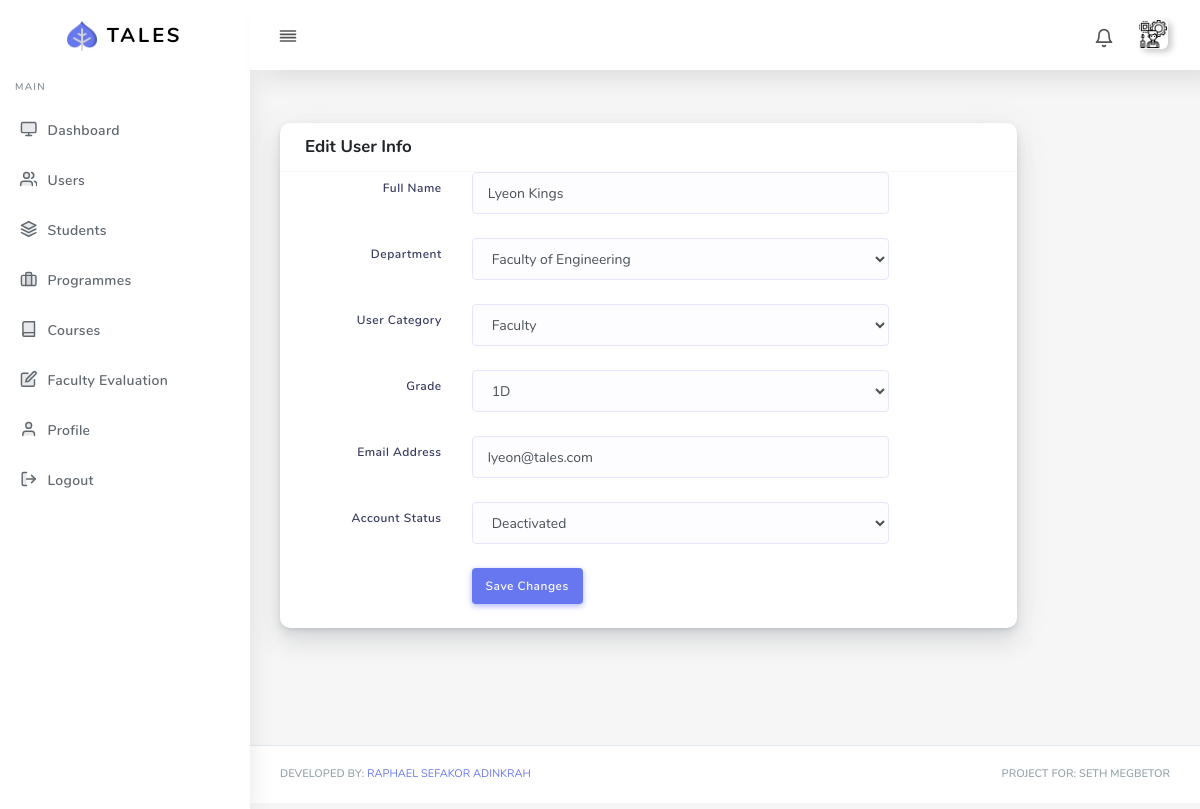
The app's page /admin/update_user.php?id=5 (signed in) with its own data.
### tables this page shows
CREATE TABLE `users` (
  `id` int(11) NOT NULL,
  `full_name` varchar(191) NOT NULL,
  `department_id` int(11) NOT NULL,
  `category_id` int(11) NOT NULL,
  `grade_id` int(11) NOT NULL,
  `email` varchar(191) NOT NULL,
  `account_status` int(11) NOT NULL,
  `password` varchar(191) NOT NULL,
  `created_at` timestamp NOT NULL DEFAULT current_timestamp(),
  `updated_at` timestamp NULL DEFAULT NULL
);

CREATE TABLE `departments` (
  `id` int(11) NOT NULL,
  `name` varchar(50) NOT NULL
);

CREATE TABLE `user_categories` (
  `id` int(11) NOT NULL,
  `name` varchar(50) NOT NULL
);

CREATE TABLE `grades` (
  `id` int(11) NOT NULL,
  `name` varchar(50) NOT NULL
);

CREATE TABLE `account_status` (
  `id` int(11) NOT NULL,
  `name` varchar(50) NOT NULL
);

### Classes/Fetch.php (called while the page is built, shortened)
<?php
class Fetch
{
    protected $connection;
    function __construct(PDO $connection) {
        $this->connection =  $connection;
    }
    public function getSigleJoinItem($action, $table, $join, $field, $field_value) {
        $query = $this->connection->prepare("{$action} FROM {$table} {$join} WHERE {$field} = ? LIMIT 1");
        $query->bindParam(1, $field_value, PDO::PARAM_INT);
        if($query->execute()) {
            $result = $query->fetch(PDO::FETCH_OBJ);
            return $result;
        } else {
            $this->error = implode(', ', $this->connection->errorInfo());
            return $this;
        }
    }
}

### admin/update_user.php (the view, shortened to what this page needs)
<?php
require_once dirname(__DIR__).'/Core/init.php';
$fetch_data = new Fetch($connection);
$selected_user = $fetch_data->getSigleJoinItem('SELECT users.id, users.full_name, users.email, users.created_at, users.account_status, users.department_id, users.category_id, departments.name AS department, user_categories.name AS category, account_status.name AS status, users.grade_id, grades.name AS grade', 'users', 'JOIN departments ON departments.id = users.department_id JOIN user_categories ON user_categories.id = users.category_id JOIN account_status ON account_status.id = users.account_status JOIN grades ON grades.id = users.grade_id', 'users.id', $_GET['id']);
?>
<!DOCTYPE html>
<html lang="en">
<head>
  <?php include 'includes/links.php'; ?>
</head>
<body>
  <div id="app">
    <div class="main-wrapper main-wrapper-1">
      <?php include 'includes/top-bar.php'; ?>
      <?php include 'includes/side-bar.php'; ?>
      <div class="main-content">
        <section class="section">
          <div class="row">
              <div class="col-10">
              <div class="card">
                <div class="card-header">
                  <h4>Edit User Info</h4>
                </div>
                <div class="card-body p-0">
                  <form data-toggle="validator" role="form" action="../Submits/update_user.php" method="POST">
                    <div class="form-group row mb-4">
                      <label for="full_name" class="col-form-label text-md-right col-12 col-md-3 col-lg-3">Full Name</label>
                      <div class="col-sm-12 col-md-7">
                        <input type="text" class="form-control" id="full_name" data-minlength="4" value="<?php echo $selected_user->full_name; ?>"  name="full_name" data-error="Bruh, the fullname field is required" required>
                      </div>
                    </div>
                    <div class="form-group row mb-4">
                      <label class="col-form-label text-md-right col-12 col-md-3 col-lg-3">Department</label>
                      <div class="col-sm-12 col-md-7">
                        <select name="department_id" id="department_id" data-error="Bruh, select an item from the option" class="form-control" required>
                            <option value="<?php echo $selected_user->department_id; ?>" class="selected"><?php echo $selected_user->department; ?></option>
                        </select>
                      </div>
                    </div>
                    <div class="form-group row mb-4">
                      <label class="col-form-label text-md-right col-12 col-md-3 col-lg-3">User Category</label>
                      <div class="col-sm-12 col-md-7">
                        <select name="category_id" id="category_id" data-error="Bruh, select an item from the option" class="form-control" required>
                            <option value="<?php echo $selected_user->category_id; ?>" class="selected"><?php echo $selected_user->category; ?></option>
                        </select>
                      </div>
                    </div>
                    <div class="form-group row mb-4">
                      <label class="col-form-label text-md-right col-12 col-md-3 col-lg-3">Grade</label>
                      <div class="col-sm-12 col-md-7">
                        <select name="grade_id" id="grade_id" data-error="Bruh, select an item from the option" class="form-control" required>
                            <option value="<?php echo $selected_user->grade_id; ?>" class="selected"><?php echo $selected_user->grade; ?></option>
                        </select>
                      </div>
                    </div>
                    <div class="form-group row mb-4">
                      <label class="col-form-label text-md-right col-12 col-md-3 col-lg-3">Email Address</label>
                      <div class="col-sm-12 col-md-7">
                        <input type="email" name="email" id="email" class="form-control" value="<?php echo $selected_user->email; ?>" data-error="Bruh, that email address is invalid" required>
                      </div>
                    </div>
                    <div class="form-group row mb-4">
                      <label class="col-form-label text-md-right col-12 col-md-3 col-lg-3">Account Status</label>
                      <div class="col-sm-12 col-md-7">
                        <select name="status_id" id="status_id" data-error="Bruh, select an item from the option" class="form-control" required>
                            <option value="<?php echo$selected_user->id; ?>" class="selected"><?php echo$selected_user->status; ?></option>
                        </select>
                      </div>
                    </div>
                    <div class="form-group row mb-4">
                      <label class="col-form-label text-md-right col-12 col-md-3 col-lg-3"></label>
                      <div class="col-sm-12 col-md-7">
                        <button type="submit" class="btn btn-primary">Save Changes</button>
                      </div>
                    </div>
                  </form>
                </div>
              </div>
              </div>
          </div>
        </section>
      </div>
      <?php include 'includes/footer.php'; ?>
    </div>
  </div>
</body>
</html>

### records on screen
users: full_name "Lyeon Kings", department_id "Faculty of Engineering", category_id "Faculty", grade_id "1D", email "lyeon@tales.com", status_id "Deactivated"
